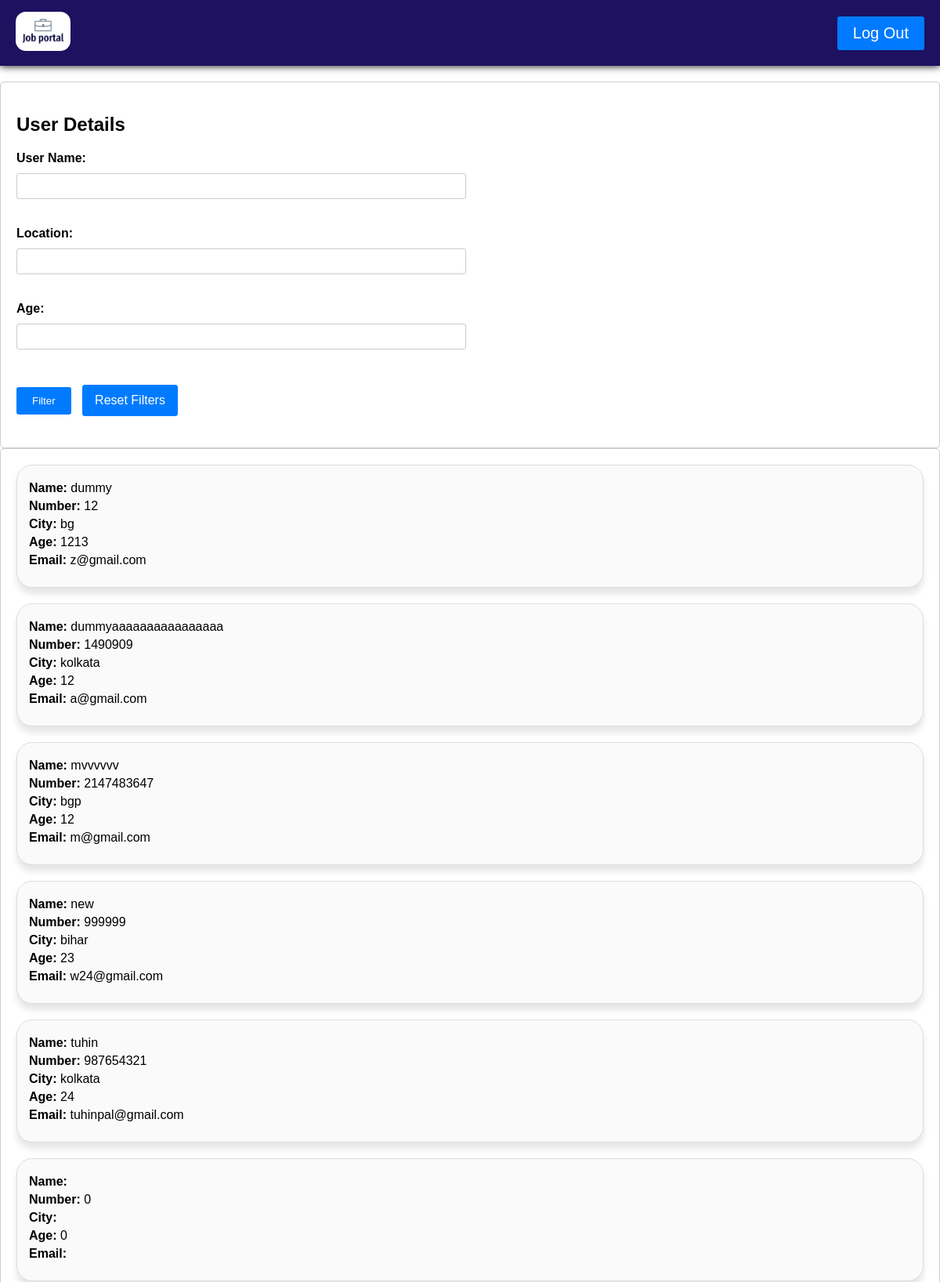
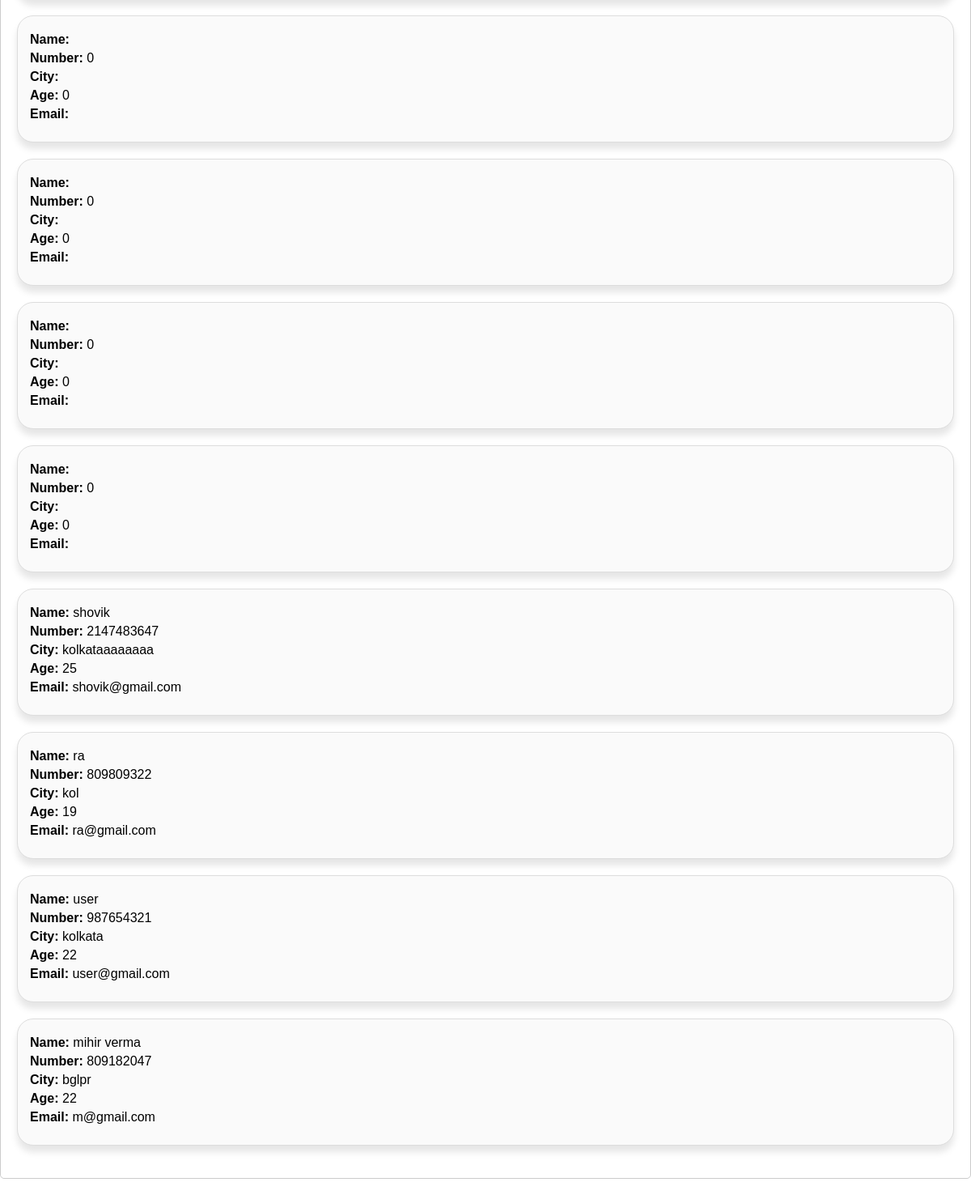
/admin/users.php, run on the app's committed database (2 pictures, top to bottom).
### tables this page shows
CREATE TABLE `tbl_user` (
  `ID` int(11) NOT NULL,
  `name` varchar(255) NOT NULL,
  `number` int(12) NOT NULL,
  `city` varchar(25) NOT NULL,
  `age` int(15) NOT NULL,
  `email` varchar(255) NOT NULL,
  `password` varchar(128) NOT NULL
);

### admin/users.php (the view, shortened to what this page needs)
<!DOCTYPE html>
<html lang="en">
<head>
</head>
<body>
    <div class="navbar">
        <div class="logo">
            <img src="Sign.jpg" alt="Company Logo" width="50">
        </div>
        <div class="signout">
            <form action="" method="post">
                <button type="submit" name="logout">Log Out</button>
            </form>
        </div>
    </div>
    <div class="container">
        <h2>User Details</h2>
        <form action="<?php echo $_SERVER['PHP_SELF']; ?>" method="post">
            <div class="form-group">
                <label for="name">User Name:</label>
                <input type="text" id="name" name="name" required>
            </div>
            <div class="form-group">
                <label for="location">Location:</label>
                <input type="text" id="location" name="location" required>
            </div>
            <div class="form-group">
                <label for="age">Age:</label>
                <input type="text" id="age" name="age" required>
            </div>
            <div class="form-group">
                <input type="submit" value="Filter">
                <a href="<?php echo $_SERVER['PHP_SELF']; ?>" class="reset-button">Reset Filters</a>
            </div>
        </form>
    </div>
    <div class="container">
        <?php
        include_once ('connection.php');
        if ($_SERVER['REQUEST_METHOD'] === 'POST') {
            $name = isset($_POST['name']) ? $_POST['name'] : '';
            $location = isset($_POST['location']) ? $_POST['location'] : '';
            $age = isset($_POST['age']) ? $_POST['age'] : '';
            $sql = "SELECT * FROM tbl_user WHERE 1=1";
            if (!empty($name)) {
                $sql .= " AND name LIKE '%$name%'";
            }
            if (!empty($location)) {
                $sql .= " AND city = '$location'";
            }
            if (!empty($age)) {
                $sql .= " AND age = '$age'";
            }
            $result = mysqli_query($conn, $sql);
            if ($result && mysqli_num_rows($result) > 0) {
                while ($row = mysqli_fetch_assoc($result)) {
                    echo "<div class='user-card'>";
                    echo "<div class='user-info'>";
                    echo "<p><strong>Name:</strong> " . $row['name'] . "</p>";
                    echo "<p><strong>Number:</strong> " . $row['number'] . "</p>";
                    echo "<p><strong>City:</strong> " . $row['city'] . "</p>";
                    echo "<p><strong>Age:</strong> " . $row['age'] . "</p>";
                    echo "<p><strong>Email:</strong> " . $row['email'] . "</p>";
                    echo "</div>";
                    echo "</div>";
                }
            } else {
                echo "<p>No users found.</p>";
            }
        }
        else {
            $sql = "SELECT * FROM tbl_user";
            $result = mysqli_query($conn, $sql);
            if ($result && mysqli_num_rows($result) > 0) {
                while ($row = mysqli_fetch_assoc($result)) {
                    echo "<div class='user-card'>";
                    echo "<div class='user-info'>";
                    echo "<p><strong>Name:</strong> " . $row['name'] . "</p>";
                    echo "<p><strong>Number:</strong> " . $row['number'] . "</p>";
                    echo "<p><strong>City:</strong> " . $row['city'] . "</p>";
                    echo "<p><strong>Age:</strong> " . $row['age'] . "</p>";
                    echo "<p><strong>Email:</strong> " . $row['email'] . "</p>";
                    echo "</div>";
                    echo "</div>";
                }
            } else {
                echo "<p>No users found.</p>";
            }
        }
        ?>
    </div>
</body>
</html>

### admin/users.php (style rules this page uses)
body { font-family: Arial, sans-serif; padding-bottom: 20px; margin: 0; }
.container { max-width: 1200px; margin: auto; padding: 20px; border: 1px solid #ccc; border-radius: 5px; }
.form-group { margin-bottom: 20px; }
label { display: block; font-weight: bold; margin-bottom: 5px; }
input[type="text"], input[type="date"] { width: calc(50% - 5px); padding: 8px; margin-top: 5px; margin-bottom: 15px; border: 1px solid #ccc; border-radius: 3px; box-sizing: border-box; }
input[type="submit"], .reset-button { background-color: #007bff; color: #fff; border: none; padding: 10px 20px; cursor: pointer; border-radius: 3px; text-decoration: none; display: inline-block; margin-top: 10px; }
.reset-button { display: inline-block; margin-left: 10px; text-decoration: none; color: white; padding: 10px 15px; border: 1px solid #007bff; border-radius: 3px; }
.user-card { border: 1px solid #ddd; border-radius: 20px; padding: 15px; margin-bottom: 20px; box-shadow: 0 8px 8px rgba(0, 0, 0, 0.1); background-color: #fafafa; }
.user-info { margin-bottom: 10px; }
.user-info p { margin: 5px 0; }
.navbar { display: flex; align-items: center; justify-content: space-between; padding: 15px 20px; background-color: #1d1160; color: #fff; margin-bottom: 20px; box-shadow: 0 0 10px rgba(0, 0, 0, 1.1); }
.logo img { height: 50px; width: 70px; border-radius: 13px; }
.signout button { background-color: #007bff; color: #fff; border: none; padding: 10px 20px; border-radius: 3px; cursor: pointer; font-size: 20px; }

### data on the page
tbl_user: name "dummy", number "12", city "bg", age "1213", email "z@gmail.com"
tbl_user: name "dummyaaaaaaaaaaaaaaaa", number "1490909", city "kolkata", age "12", email "a@gmail.com"
tbl_user: name "mvvvvvv", number "2147483647", city "bgp", age "12", email "m@gmail.com"
tbl_user: name "new", number "999999", city "bihar", age "23", email "w24@gmail.com"
tbl_user: name "tuhin", number "987654321", city "kolkata", age "24", email "tuhinpal@gmail.com"
tbl_user: number "0", age "0"
tbl_user: number "0", age "0"
tbl_user: number "0", age "0"
tbl_user: number "0", age "0"
tbl_user: number "0", age "0"
tbl_user: name "shovik", number "2147483647", city "kolkataaaaaaaa", age "25", email "shovik@gmail.com"
tbl_user: name "ra", number "809809322", city "kol", age "19", email "ra@gmail.com"
tbl_user: name "user", number "987654321", city "kolkata", age "22", email "user@gmail.com"
tbl_user: name "mihir verma", number "809182047", city "bglpr", age "22", email "m@gmail.com"
